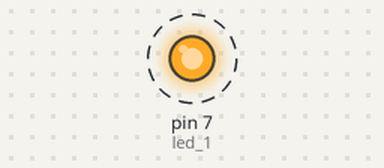
This sketch was run on a simulated Arduino Uno, built with avr-gcc and run on an emulated ATmega328P. Parts: output pins drawn as LEDs (lit = HIGH). Dashed ring = blinking.

Above: at 0.17 s.
Timing chart, 0 to 3.0 s (numbered marks = the images above):
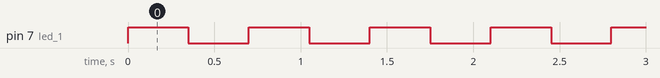

The sketch:

Blinking_LED.ino
```cpp
int led_1 = 7;
int led_1_speed = 350;

void setup() {
  pinMode(led_1, OUTPUT);
}

void loop() {
  digitalWrite(led_1, HIGH);
  delay(led_1_speed);
  digitalWrite(led_1, LOW);
  delay(led_1_speed);
}
```

Measured:
- by itself, pin 7 (led_1): alternates HIGH for 0.35 s and LOW for 0.35 s
